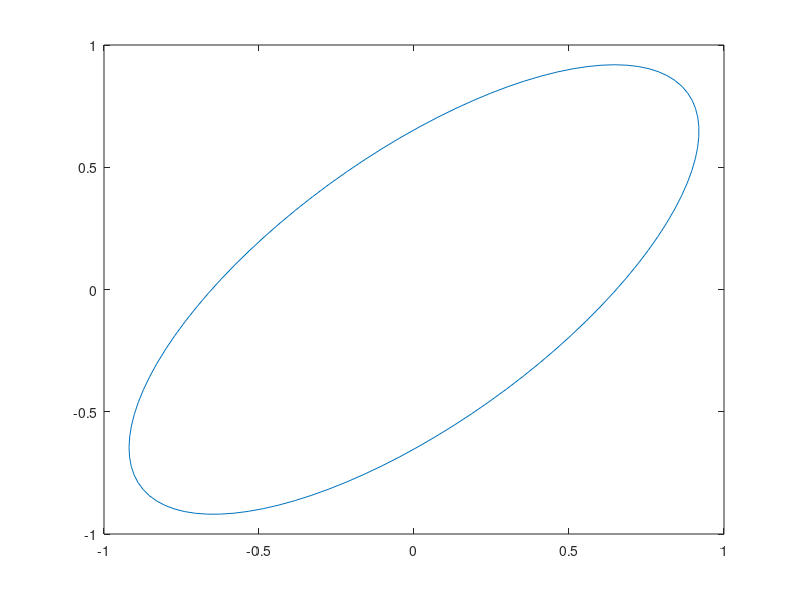
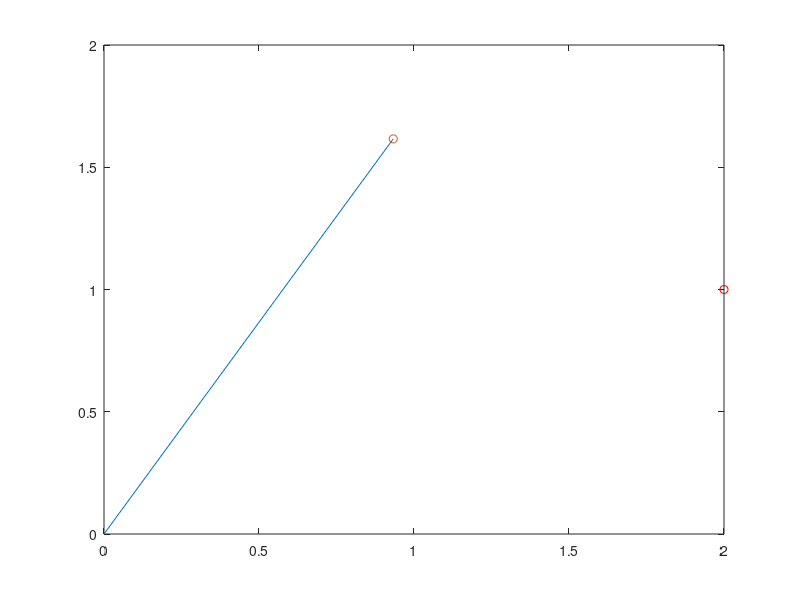
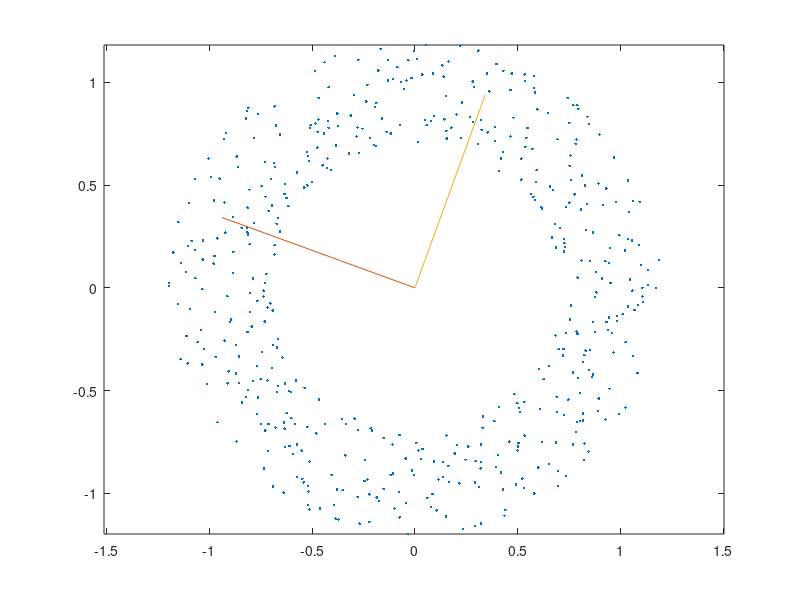
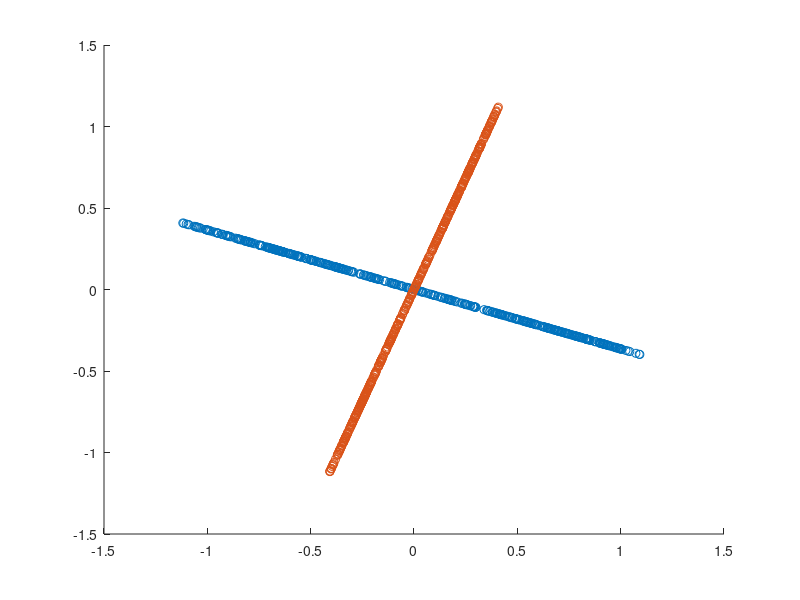

Recreate these plots in MATLAB, in order.
% Isaac Pfleegor
% CSCD 409, Homework 4
% <04/23/2016>
%
clc, clear, close all ;

% the following is to help the grader (substitute your name)
diary ipfleegorHw4.txt

% Always display your name at runtime
disp('Isaac Pfleegor- CSCD 409 Homework 4') ;

% change to Octave to Matlab if that's what you use
disp('This assignment was tested in Matlab') ;   



%problem 1
disp('');
disp('================Problem 1 ==============');
% create unit circle data

	t = linspace(0,2*pi,100);
	x = sin(t);
	y = cos(t);
	
	M = [x;y];
	
    stretcher_M = [ [1.2, 0]', [0,0.5]'];
	
	M_1 = M'*stretcher_M;
	
% 	plot(M_1(:,1),M_1(:,2))
	
hanger_M = [[1/sqrt(2);1/sqrt(2)], [1/sqrt(2);-1/sqrt(2)]];
M_2 = M_1*(hanger_M);

figure
plot(M_2(:,1),M_2(:,2))


%problem 2
disp('');
disp('================Problem 2 ==============');

q = [ 0.5; 0.866];
p = [ 2; 1];
%V' matrix
V = [ cosd(60), sind(60); -sind(60), cosd(60)];

% part a (rotate point)
q_rotate = V*q;
p_v = V*p
%part b (stretcher matrix to extract x value)
S = [ 1, 0; 0, 0];
p_s = S*p_v

%part c(rotate the point back)
%"hang" the point back using the U matrix "R'"
p_u = V'*p_s
%part d (plot original point and projected point)
x_vals = [0, p_u(1,1)];
y_vals = [0, p_u(2,1)];

%plot the original vector to the projected point
figure
% plot(q_vec);
plot(x_vals, y_vals);
hold on
% plot projected point
plot(p_u(1,1),p_u(2,1),'o');

%plot original point
plot(p(1,1),p(2,1),'ro');


%part e
disp('point projection using vector project matrix derived from q');
x_1 = q*q'*p
disp('point projection using svd')
p_u



%problem 3
disp('');
disp('================Problem 3 ==============');
r = 0.5 +(1.5 -0.5).*rand(1000,1);
t = linspace(0,2*pi,1000);

y_t = cos(t).*r';
x_t = sin(t).*r';

% plot(x_t,y_t,'.')

M = [x_t;y_t];
% Part A
r = 0.7 +(1.2 - 0.7).*rand(500,1);
t = linspace(0,2*pi,500);


x_t = cos(t).*r';
y_t = sin(t).*r';
figure
plot(x_t,y_t,'.')

M = [x_t;y_t];

% get covariance matrix
cov_M = cov(M');
% get eigen values from cov matrix
[V_e,S_e] = eig(cov_M);


a = V_e(1,:);
a_plot = [0,0;a];
b = V_e(2,:);
b_plot = [0,0;b];
hold on 
axis equal
plot(a_plot, b_plot);
%get pricipcal component vectors
%  [U,S,V] = svd(M);
%principal components in U
% disp(U);




%get x and y values from projected data
% x_1 = M_1(1,:);
% y_1 = M_1(2,:);

%Part B

%project values onto basic vectors

%plot new data
%  plot(x_1,y_1, 'o');
x_1= a'*a*M;
x_2 = b'*b*M;
figure
hold on
plot(x_1(1,:), x_1(2,:),'o');
plot(x_2(1,:), x_2(2,:),'o');

%Part C

x_t2 = x_t.^2;
y_t2 = y_t.^2;
figure
plot(x_t2, y_t2, '.');

%problem 4
disp('');
disp('================Problem 4 ==============');

% Start by generating 1024 samples for R and I around the unit circle.
% Then approximate the unit magnitude
% using the linear approximation with the following coefficients:
% i) a = 0.94754, b = 0.39249: these values minimize the RMS error
% ii) a = 0.96043, b = 0.39782: these values ensure that the max and min errors are balanced around 0.


angles = 0:360/1200:360
R = cos(angles);
I = sin(angles);

circle_M = [R,I];
figure
polar(angles,ones(1,1201))
hold on

%coefficients
rms_a = 0.94754;
rms_b = 0.39249;
min_max_error_a = 0.96043;
min_max_error_b = 0.39782;

%vectors to hold value * coefficents
rms_R = zeros(1,1201);
rms_I = zeros(1,1201);
min_max_error_R = zeros(1,1201);
min_max_error_I = zeros(1,1201);


%cycle through all values of R and I
for i = 1:1201
    %for storing temp values
    temp_r = abs(R(1,i));
    temp_i = abs(I(1,i));
    %conditional for multiplying coefficents
    if(temp_r >= temp_i)
        rms_R(1,i) = temp_r*rms_a;
        min_max_error_R(1,i) = temp_r*min_max_error_a;
        
        rms_I(1,i) = temp_i*rms_b;
        min_max_error_I(1,i) = temp_i*min_max_error_b;
    else
        rms_R(1,i) = temp_r*rms_b;
        min_max_error_R(1,i) = temp_r*min_max_error_b;
        
        rms_I(1,i) = temp_i*rms_a;
        min_max_error_I(1,i) = temp_i*min_max_error_a;
    end
end

%add vectors
rms_error_mag = rms_R +rms_I;
min_max_error_mag = min_max_error_R + min_max_error_I;
%plot results
polar(angles, rms_error_mag )
polar(angles, min_max_error_mag)





   
legend('unit circle', 'min RMS error', 'min = max error');


% turn off diary logging
diary off